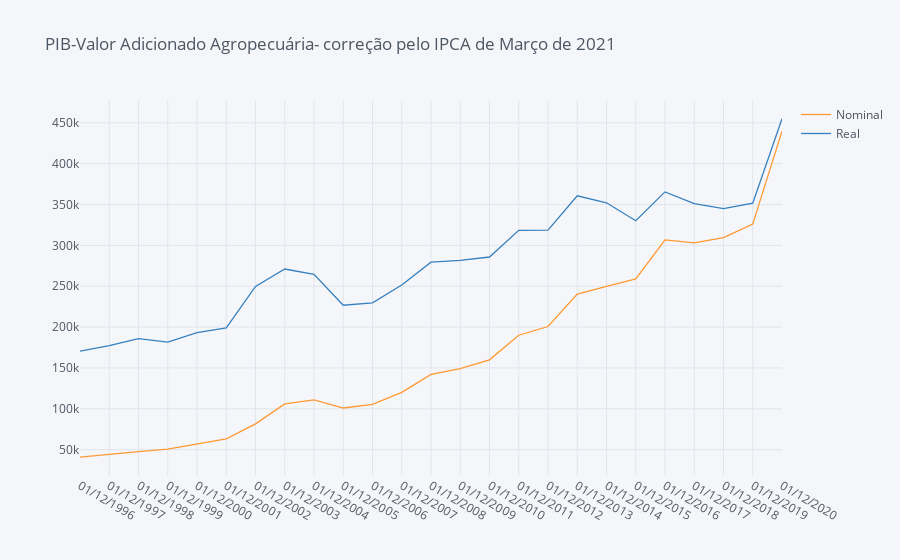

Write notebook code for a chart like this one.
### Code cell
agro_deflat.iplot(title='PIB-Valor Adicionado Agropecuária- correção pelo IPCA de Março de 2021')

### Figure 1 — Plotly figure (JSON) as saved in the notebook; plotly's stock layout.template omitted (floating-point values rounded to 4 significant figures)
{"data": [{"line": {"color": "rgba(255, 153, 51, 1.0)", "dash": "solid", "shape": "linear", "width": 1.3}, "mode": "lines", "name": "Nominal", "text": "", "type": "scatter", "x": ["01/12/1996", "01/12/1997", "01/12/1998", "01/12/1999", "01/12/2000", "01/12/2001", "01/12/2002", "01/12/2003", "01/12/2004", "01/12/2005", "01/12/2006", "01/12/2007", "01/12/2008", "01/12/2009", "01/12/2010", "01/12/2011", "01/12/2012", "01/12/2013", "01/12/2014", "01/12/2015", "01/12/2016", "01/12/2017", "01/12/2018", "01/12/2019", "01/12/2020"], "y": [40759, 44606, 47612, 50535, 56962, 63170, 81515, 105949, 110913, 100958, 105294, 120152, 142051, 149213, 159932, 190024, 200695, 240290, 249975, 258967, 306655, 302971, 309611, 326040, 439838]}, {"line": {"color": "rgba(55, 128, 191, 1.0)", "dash": "solid", "shape": "linear", "width": 1.3}, "mode": "lines", "name": "Real", "text": "", "type": "scatter", "x": ["01/12/1996", "01/12/1997", "01/12/1998", "01/12/1999", "01/12/2000", "01/12/2001", "01/12/2002", "01/12/2003", "01/12/2004", "01/12/2005", "01/12/2006", "01/12/2007", "01/12/2008", "01/12/2009", "01/12/2010", "01/12/2011", "01/12/2012", "01/12/2013", "01/12/2014", "01/12/2015", "01/12/2016", "01/12/2017", "01/12/2018", "01/12/2019", "01/12/2020"], "y": [" 170466", " 177222", "185901", "181608", "193147", "199050", "249809 ", "271079 ", "264626", "226777", "229587 ", "251454", "279434", "281641", "285770", "318394", "318640", "360678", "352131", "330205", "365474", "351235", "344976", "351761", "454925 "]}], "layout": {"legend": {"bgcolor": "#F5F6F9", "font": {"color": "#4D5663"}}, "paper_bgcolor": "#F5F6F9", "plot_bgcolor": "#F5F6F9", "title": {"font": {"color": "#4D5663"}, "text": "PIB-Valor Adicionado Agropecuária- correção pelo IPCA de Março de 2021"}, "xaxis": {"gridcolor": "#E1E5ED", "showgrid": true, "tickfont": {"color": "#4D5663"}, "title": {"font": {"color": "#4D5663"}, "text": ""}, "zerolinecolor": "#E1E5ED"}, "yaxis": {"gridcolor": "#E1E5ED", "showgrid": true, "tickfont": {"color": "#4D5663"}, "title": {"font": {"color": "#4D5663"}, "text": ""}, "zerolinecolor": "#E1E5ED"}}}
